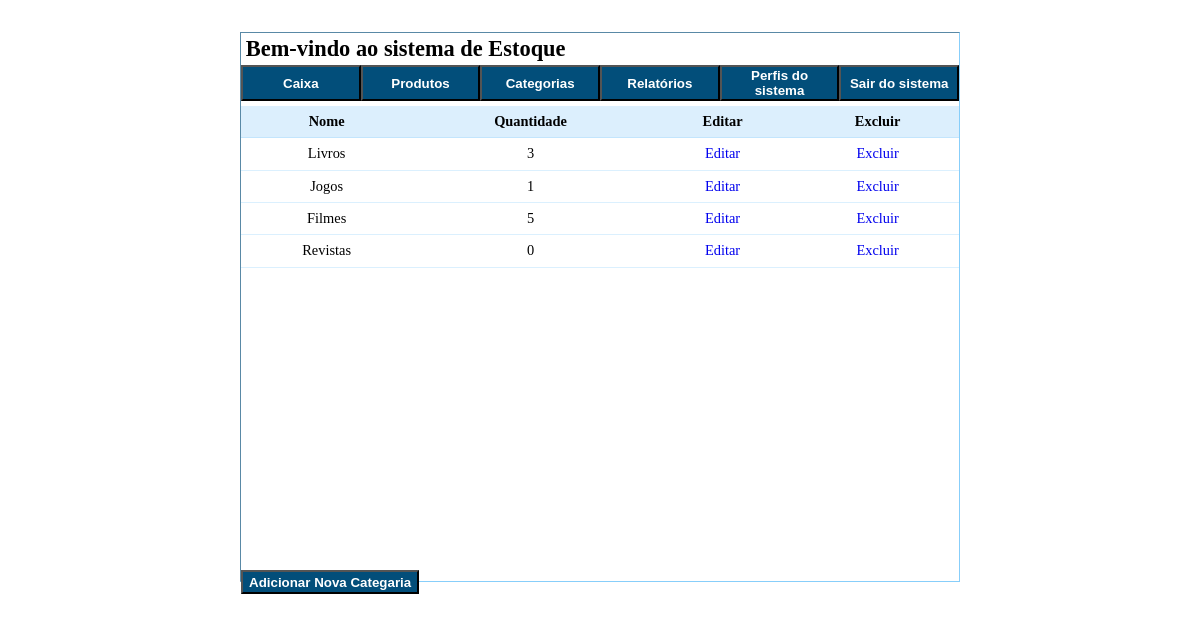
Page /categorias.php on the committed database.
### tables this page shows
CREATE TABLE categorias
(
  id INT NOT NULL AUTO_INCREMENT,
  nome VARCHAR(50) NOT NULL,
  quantidade INT NOT NULL,
  PRIMARY KEY(id)
);

### classes/Categoria.php (called while the page is built, shortened)
<?php
class Categoria
{
    public static function listar()
    {
        $query = "SELECT * FROM categorias";
        $conexao = Conexao::conectarBd();
        $stmt = $conexao->prepare($query);
        $stmt->execute();
        return $stmt->fetchAll();
    }
}

### categorias.php (the view, shortened to what this page needs)
<?php require_once "autoload.php";
$categorias = Categoria::listar();
?>
<div id="container-geral">
    <div id="container-tabela">
        <table id="lista-produtos" class="tabela-padrao">
            <thead>
                <tr>
                    <th>Nome</th>
                    <th>Quantidade</th>
                    <th>Editar</th>
                    <th>Excluir</th>
                </tr>
            </thead>
            <tbody id="corpo-tabela">
                <?php foreach($categorias as $categoria): ?>
                    <tr>
                        <td><?php echo $categoria['nome']; ?></td>
                        <td><?php echo $categoria['quantidade'] ?></td>
                        <td><a href="editar-categorias.php?id=<?= $categoria['id']; ?>">Editar</a></td>
                        <td><a id="btn-excluir" onclick="confirmarExclusao(<?= $categoria['id']; ?>)" href="#">Excluir</a></td>
                    </tr>
                <?php endforeach ?>
            </tbody>
        </table>
    </div>
    <form id="form-add-categoria" action="adicionar-categorias.php">
        <button>Adicionar Nova Categaria</button>
    </form>
</div>
<link rel="stylesheet" href="css/categorias.css">

### css/principal.css (style rules this page uses)
#container-principal { border: 1px inset lightskyblue; height: 550px; width: 60%; margin: 2rem auto; box-sizing: border-box; }
button { background-color: rgb(2, 78, 122); color: white; font-weight: bold; }
#container-botoes { display: flex; flex-direction: row; height: 5%; box-sizing: border-box; }
.botoes { flex: 1; }
#bem-vindo { font-size: 1.4rem; font-weight: bold; margin: .3rem; height: 5%; }
#container-corpo { width: 100%; height: 90%; box-sizing: border-box; }
table { width: 100%; }
td, th { padding: .5em; margin: 0; border-bottom: 1px inset rgba(135, 206, 250, .3); text-align: center; font-size: .9rem; }
tr { line-height: normal; }
th { font-weight: bold; background-color: rgb(220, 239, 253); }
a { text-decoration: none; }

### css/categorias.css (style rules this page uses)
#container-geral { width: 100%; height: 100%; display: flex; flex-direction: column; margin: 0; }
#container-tabela { flex: 19; margin-top: .3rem; }
#form-add-categoria { flex: 1; margin-top: .3rem; }
#form-add-categoria button { height: 1.5rem; }

### rows in the picture
categorias: nome "Livros", quantidade "3"
categorias: nome "Jogos", quantidade "1"
categorias: nome "Filmes", quantidade "5"
categorias: nome "Revistas", quantidade "0"
